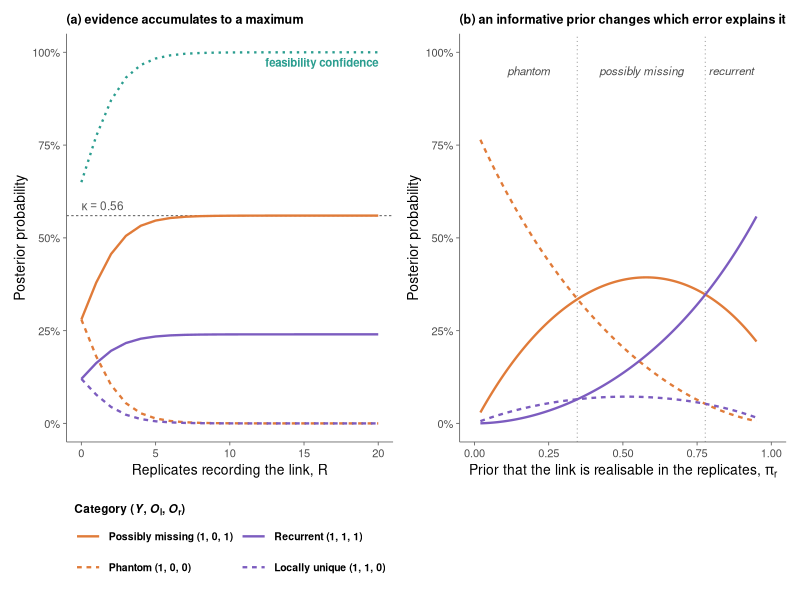
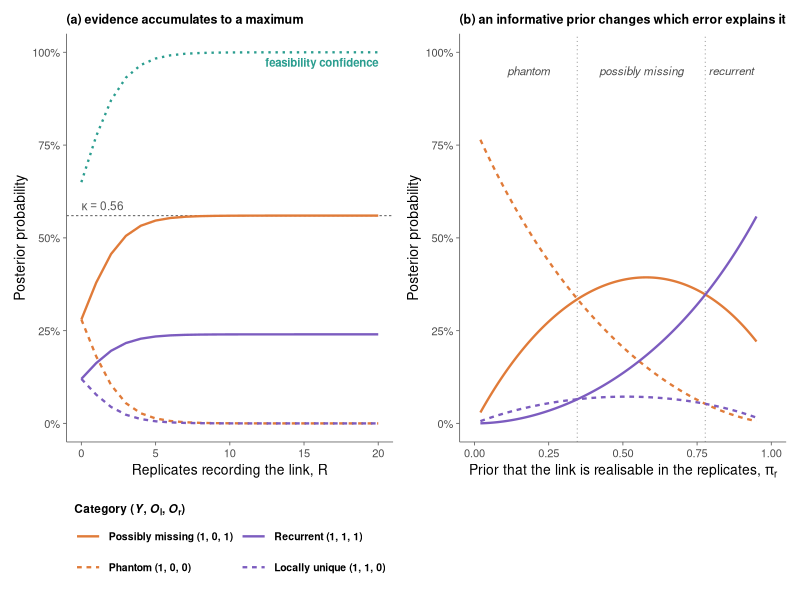

The R source for these figures, in order:
## ---------------------------------------------------------------------------
## Main-text figure (fig:main_accumulation): what replicate evidence buys,
## and what it cannot.
## (a) Confidence accumulates with consistent detections but stops at kappa,
##     while the aggregate feasibility confidence phi is not bounded by it.
## (b) kappa = (1 - eps_Y)(1 - eps_l) is a property of the model and the local
##     method alone; the rule in (a) is one point on these curves.
## Symmetric rates throughout, matching the likelihood printed in the section.
## ---------------------------------------------------------------------------

library(ggplot2)
library(patchwork)

eY <- 0.20; eL <- 0.30            # model and local error rates
p1 <- 0.105; p0 <- 0.05           # per-replicate recording probability
Rs <- 0:20

## eight categories as (z_Y, z_l, z_r); evidence is Y = 1, O_l = 0
sig <- rbind(c(1,1,1), c(1,1,0), c(1,0,1), c(1,0,0),
             c(0,1,1), c(0,1,0), c(0,0,1), c(0,0,0))
rownames(sig) <- c("recurrent","locally unique","possibly missing","phantom",
                   "model-elusive","weakly-supported","locally absent",
                   "possibly forbidden")

## model and local factors for the evidence Y = 1, O_l = 0 (symmetric local axis)
w <- ifelse(sig[,1] == 1, 1 - eY, eY) * ifelse(sig[,2] == 0, 1 - eL, eL)

post <- function(R) {                       # detected in every replicate
  if (R == 0) return(w / sum(w))            # no replicate term at all
  ## z_r = 1 means the link is realisable in the replicates, so the count is
  ## plainly binomial and no conditioning is applied (Eqs. erep, cumulative)
  pr <- ifelse(sig[,3] == 1, p1^R, p0^R)
  L  <- w * pr
  L / sum(L)
}

P   <- t(sapply(Rs, post)); colnames(P) <- rownames(sig)
kap <- (1 - eY) * (1 - eL)                  # 0.56

## two pairs of categories, each pair differing only in the replicate bit
lev <- c("Possibly missing","Phantom","Recurrent","Locally unique")
key <- c("Possibly missing (1, 0, 1)", "Phantom (1, 0, 0)",
         "Recurrent (1, 1, 1)",        "Locally unique (1, 1, 0)")
dat_a <- rbind(
  data.frame(R = Rs, y = P[,"possibly missing"],   k = lev[1]),
  data.frame(R = Rs, y = P[,"phantom"],            k = lev[2]),
  data.frame(R = Rs, y = P[,"recurrent"],          k = lev[3]),
  data.frame(R = Rs, y = P[,"locally unique"],     k = lev[4]))
dat_a$k <- factor(dat_a$k, levels = lev)
cols <- setNames(c("#E07B39","#E07B39","#7C5CBF","#7C5CBF"), lev)
ltys <- setNames(c("solid","22","solid","22"), lev)

phi <- data.frame(R = Rs, y = 1 - P[,"phantom"] - P[,"possibly forbidden"])

pct <- function(x) paste0(round(100 * x), "%")

pa <- ggplot(dat_a, aes(R, y, colour = k, linetype = k)) +
  geom_hline(yintercept = kap, linetype = "22", colour = "grey45",
             linewidth = 0.4) +
  annotate("text", x = 0, y = kap, label = "kappa == 0.56", parse = TRUE,
           hjust = 0, vjust = -0.6, size = 3, colour = "grey35",
           fontface = "bold") +
  geom_line(data = phi, aes(R, y), inherit.aes = FALSE, colour = "#2A9D8F",
            linewidth = 0.8, linetype = "12") +
  annotate("text", x = 20, y = 1, label = "feasibility confidence", hjust = 1,
           vjust = 1.6, size = 2.9, colour = "#2A9D8F", fontface = "bold") +
  geom_line(linewidth = 0.8) +
  scale_colour_manual(values = cols, labels = key,
                      name = expression(bold("Category ") *
                        bold("(") * bolditalic(Y) * bold(", ") *
                        bolditalic(O)[bold(l)] * bold(", ") *
                        bolditalic(O)[bold(r)] * bold(")"))) +
  scale_linetype_manual(values = ltys, labels = key,
                        name = expression(bold("Category ") *
                          bold("(") * bolditalic(Y) * bold(", ") *
                          bolditalic(O)[bold(l)] * bold(", ") *
                          bolditalic(O)[bold(r)] * bold(")"))) +
  scale_y_continuous(limits = c(0, 1), labels = pct) +
  scale_x_continuous(breaks = seq(0, 20, 5)) +
  labs(title = "(a) evidence accumulates to a maximum",
       x = "Replicates recording the link, R", y = "Posterior probability") +
  guides(colour = guide_legend(nrow = 2, title.position = "top"),
         linetype = guide_legend(nrow = 2, title.position = "top"))

## ---- (b) the ceiling itself -------------------------------------------------
## ---- (b) what an informative prior does to the same evidence ---------------
## Binary replicate evidence (O_r = 1 after R = 5 replicates), as in the
## framework as first presented; both priors rise with the pair's degree, the
## local one held just below the regional one.
Rb   <- 5
eP_b <- (1 - p1)^Rb              # eps_r^+(R), a realisable link recorded in none
eM_b <- 1 - (1 - p0)^Rb          # eps_r^-(R), an unrealisable one recorded in some
kfrac <- 0.9                     # pi_l = kfrac * pi_r

post_pi <- function(pr) {
  pl  <- kfrac * pr
  pri <- sapply(1:8, function(i)
    prod(c(0.5, pl, pr)^sig[i, ] * (1 - c(0.5, pl, pr))^(1 - sig[i, ])))
  L <- w * ifelse(sig[, 3] == 1, 1 - eP_b, eM_b) * pri
  L / sum(L)
}

prs <- seq(0.02, 0.95, length.out = 400)
Pb  <- sapply(prs, post_pi)
rownames(Pb) <- rownames(sig)
dat_b <- rbind(
  data.frame(pr = prs, y = Pb["possibly missing", ], k = lev[1]),
  data.frame(pr = prs, y = Pb["phantom", ],         k = lev[2]),
  data.frame(pr = prs, y = Pb["recurrent", ],       k = lev[3]),
  data.frame(pr = prs, y = Pb["locally unique", ],  k = lev[4]))
dat_b$k <- factor(dat_b$k, levels = lev)

## where the leading category changes
ld  <- rownames(sig)[apply(Pb[1:4, ], 2, which.max)]
brk <- prs[which(diff(as.integer(factor(ld))) != 0)]
seg <- c(min(prs), brk, max(prs))
labs_b <- data.frame(x = (head(seg, -1) + tail(seg, -1)) / 2, y = 0.95,
                     lab = ld[sapply((head(seg, -1) + tail(seg, -1)) / 2,
                                     function(v) which.min(abs(prs - v)))])

pb <- ggplot(dat_b, aes(pr, y, colour = k, linetype = k)) +
  geom_vline(xintercept = brk, linetype = "dotted", colour = "grey60",
             linewidth = 0.35) +
  geom_line(linewidth = 0.8) +
  geom_text(data = labs_b, aes(x, y, label = lab), inherit.aes = FALSE,
            size = 2.9, colour = "grey30", fontface = "italic") +
  scale_colour_manual(values = cols, guide = "none") +
  scale_linetype_manual(values = ltys, guide = "none") +
  scale_y_continuous(limits = c(0, 1), labels = pct) +
  scale_x_continuous(limits = c(0, 1), breaks = seq(0, 1, 0.25)) +
  labs(title = "(b) an informative prior changes which error explains it",
       x = expression("Prior that the link is realisable in the replicates, " * pi[r]),
       y = "Posterior probability")

base <- theme_classic(base_size = 10) +
  theme(legend.position = "bottom", legend.key.width = unit(20, "pt"),
        legend.text = element_text(face = "bold", size = 7.5),
        legend.title = element_text(size = 8.5),
        plot.title = element_text(size = 9, hjust = 0, face = "bold"),
        axis.line = element_line(colour = "grey40", linewidth = 0.3),
        axis.ticks = element_line(colour = "grey40", linewidth = 0.3))

fig <- (pa + pb) & base
ggsave("main_accumulation.pdf", fig, width = 9.0, height = 3.8)
ggsave("main_accumulation.png", fig, width = 9.0, height = 3.8, dpi = 300)

cat(sprintf("kappa = %.3f\n", kap))
print(round(100 * data.frame(R = Rs, pm = P[,"possibly missing"],
      ph = P[,"phantom"], phi = 1 - P[,"phantom"] - P[,"possibly forbidden"])[c(1,2,4,6,11,21),-1], 1))
